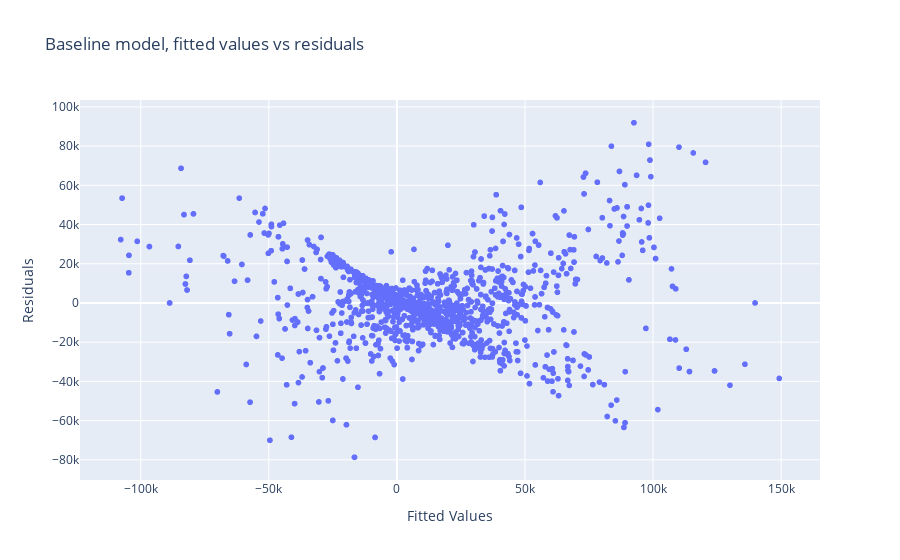

Notebook cell for this chart:
### Code cell
px.scatter(x=final_model.fittedvalues, y=final_model.resid, labels={"x": "Fitted Values", "y": "Residuals"}, title="Baseline model, fitted values vs residuals")

### Figure 1 — Plotly figure (JSON) as saved in the notebook; plotly's stock layout.template omitted (floating-point values rounded to 4 significant figures; data arrays with more than 128 entries replaced by an {"elided": "..."} marker saying what was removed)
{"data": [{"hovertemplate": "Fitted Values=%{x}<br>Residuals=%{y}<extra></extra>", "legendgroup": "", "marker": {"color": "#636efa", "symbol": "circle"}, "mode": "markers", "name": "", "showlegend": false, "type": "scattergl", "x": {"elided": "2083 float values"}, "xaxis": "x", "y": {"elided": "2083 float values"}, "yaxis": "y"}], "layout": {"legend": {"tracegroupgap": 0}, "title": {"text": "Baseline model, fitted values vs residuals"}, "xaxis": {"anchor": "y", "domain": [0, 1], "title": {"text": "Fitted Values"}}, "yaxis": {"anchor": "x", "domain": [0, 1], "title": {"text": "Residuals"}}}}
